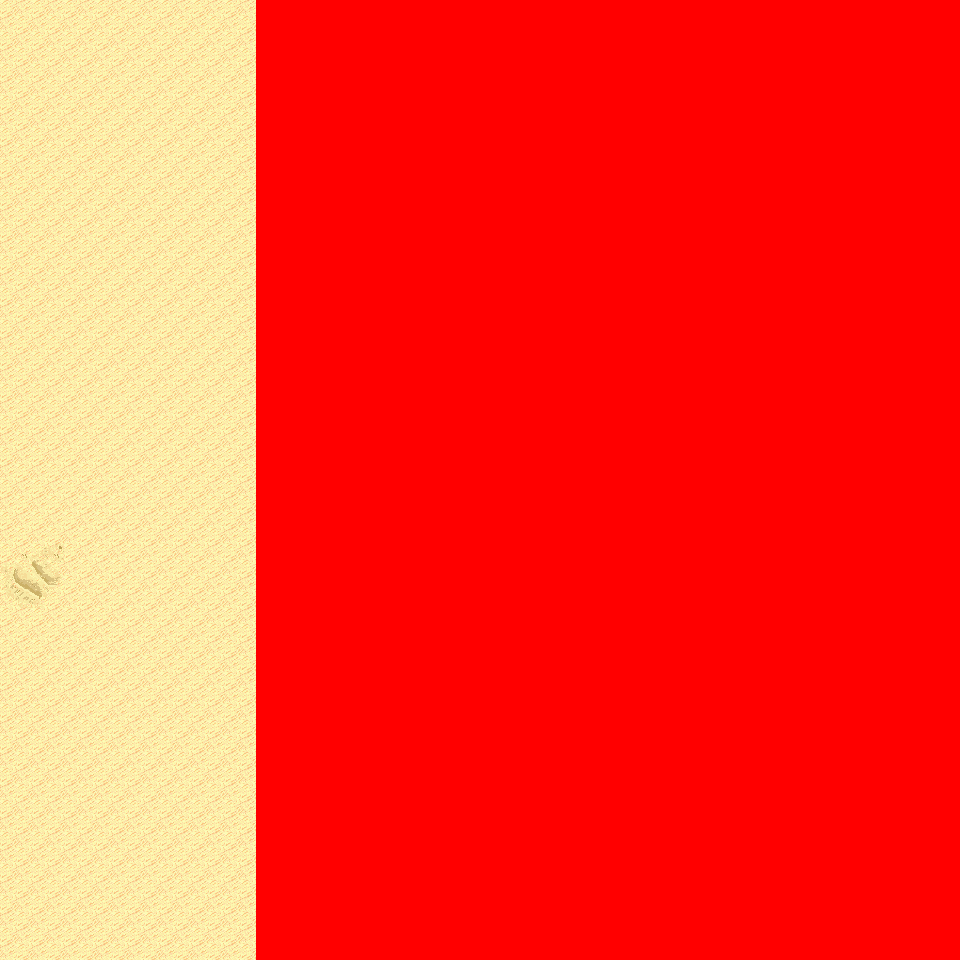

A level layout from a 2D game, rendered from its tile map. Below: a short description, then the map file with tile-grid data replaced by summaries:
An orthogonal 30x30 tile map with 32x32 px tiles, 6 tile layers (Ground, Object, Object2, Above, ...), 12 tilesets and 3 objects (3x mapchange).

<map version="1.0" orientation="orthogonal" renderorder="right-down" width="30" height="30" tilewidth="32" tileheight="32" nextobjectid="4">
  <tileset firstgid="1" name="tileset_logic_collision" tilewidth="32" tileheight="32" tilecount="1" columns="1">
    <image source="../drawable/tileset_logic_collision.png" width="32" height="32" />
  </tileset>
  <tileset firstgid="2" name="tileset_ground_ground" tilewidth="32" tileheight="32" tilecount="33" columns="3">
    <image source="../drawable/tileset_ground_ground.png" width="96" height="352" />
  </tileset>
  <tileset firstgid="35" name="tileset_ground_ridge_earth_pale" tilewidth="32" tileheight="32" tilecount="96" columns="12">
    <image source="../drawable/tileset_ground_ridge_earth_pale.png" width="384" height="256" />
  </tileset>
  <tileset firstgid="131" name="tileset_ground_ridge_earth_dark" tilewidth="32" tileheight="32" tilecount="96" columns="12">
    <image source="../drawable/tileset_ground_ridge_earth_dark.png" width="384" height="256" />
  </tileset>
  <tileset firstgid="227" name="tileset_terrain_desert" tilewidth="32" tileheight="32" tilecount="88" columns="8">
    <image source="../drawable/tileset_terrain_desert.png" width="256" height="352" />
  </tileset>
  <tileset firstgid="315" name="tileset_plant_tree_tree_darkgreen" tilewidth="32" tileheight="32" tilecount="88" columns="8">
    <image source="../drawable/tileset_plant_tree_tree_darkgreen.png" width="256" height="352" />
  </tileset>
  <tileset firstgid="403" name="tileset_ground_rock_pebbles" tilewidth="32" tileheight="32" tilecount="3" columns="1">
    <image source="../drawable/tileset_ground_rock_pebbles.png" width="32" height="96" />
  </tileset>
  <tileset firstgid="406" name="tileset_ground_sand_2" tilewidth="32" tileheight="32" tilecount="15" columns="5">
    <image source="../drawable/tileset_ground_sand_2.png" width="160" height="96" />
  </tileset>
  <tileset firstgid="421" name="tileset_plant_cactus_2" tilewidth="32" tileheight="32" tilecount="10" columns="5">
    <image source="../drawable/tileset_plant_cactus_2.png" width="160" height="64" />
  </tileset>
  <tileset firstgid="431" name="tileset_plant_cactus" tilewidth="32" tileheight="32" tilecount="2" columns="1">
    <image source="../drawable/tileset_plant_cactus.png" width="32" height="64" />
  </tileset>
  <tileset firstgid="433" name="tileset_plant_star_shaped_plants" tilewidth="32" tileheight="32" tilecount="6" columns="2">
    <image source="../drawable/tileset_plant_star_shaped_plants.png" width="64" height="96" />
  </tileset>
  <tileset firstgid="439" name="tileset_plant_tree_evergreen" tilewidth="32" tileheight="32" tilecount="36" columns="3">
    <image source="../drawable/tileset_plant_tree_evergreen.png" width="96" height="384" />
  </tileset>
  <layer name="Ground" width="30" height="30">
    <data>[900 cells, 900 non-empty, 8 distinct tile ids]</data>
  </layer>
  <layer name="Object" width="30" height="30">
    <data>[900 cells, 194 non-empty, 24 distinct tile ids]</data>
  </layer>
  <layer name="Object2" width="30" height="30">
    <data>[900 cells, 2 non-empty, 2 distinct tile ids]</data>
  </layer>
  <layer name="Above" width="30" height="30">
    <data>[900 cells, 142 non-empty, 27 distinct tile ids]</data>
  </layer>
  <layer name="Above2" width="30" height="30">
    <data>[900 cells, 0 non-empty, 0 distinct tile ids]</data>
  </layer>
  <layer name="Walkable" width="30" height="30">
    <data>[900 cells, 660 non-empty, 1 distinct tile ids]</data>
  </layer>
  <objectgroup name="MapEvents">
    <object id="1" name="north" type="mapchange" x="0" y="0" width="256" height="32">
      <properties>
        <property name="map" value="0_ados_mountain_n2_w2_x3_y1" />
        <property name="place" value="south" />
      </properties>
    </object>
    <object id="2" name="south" type="mapchange" x="0" y="928" width="256" height="32">
      <properties>
        <property name="map" value="0_ados_mountain_n2_w2_x3_y3" />
        <property name="place" value="north" />
      </properties>
    </object>
    <object id="3" name="west" type="mapchange" x="0" y="0" width="32" height="960">
      <properties>
        <property name="map" value="0_ados_mountain_n2_w2_x2_y2" />
        <property name="place" value="east" />
      </properties>
    </object>
  </objectgroup>
</map>
